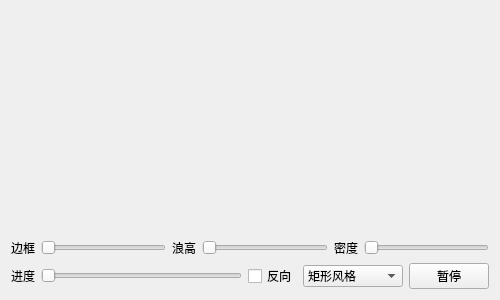
<?xml version="1.0" encoding="UTF-8"?>
<ui version="4.0">
 <class>frmProgressWater</class>
 <widget class="QWidget" name="frmProgressWater">
  <property name="geometry">
   <rect>
    <x>0</x>
    <y>0</y>
    <width>500</width>
    <height>300</height>
   </rect>
  </property>
  <property name="windowTitle">
   <string>Form</string>
  </property>
  <layout class="QGridLayout" name="gridLayout">
   <item row="0" column="0">
    <widget class="ProgressWater" name="progressWater1" native="true">
     <property name="sizePolicy">
      <sizepolicy hsizetype="Preferred" vsizetype="Expanding">
       <horstretch>0</horstretch>
       <verstretch>0</verstretch>
      </sizepolicy>
     </property>
    </widget>
   </item>
   <item row="0" column="1">
    <widget class="ProgressWater" name="progressWater2" native="true">
     <property name="sizePolicy">
      <sizepolicy hsizetype="Preferred" vsizetype="Expanding">
       <horstretch>0</horstretch>
       <verstretch>0</verstretch>
      </sizepolicy>
     </property>
    </widget>
   </item>
   <item row="1" column="0" colspan="2">
    <layout class="QHBoxLayout" name="horizontalLayout">
     <item>
      <widget class="QLabel" name="labBorderWidth">
       <property name="text">
        <string>边框</string>
       </property>
      </widget>
     </item>
     <item>
      <widget class="QSlider" name="sliderBorderWidth">
       <property name="sizePolicy">
        <sizepolicy hsizetype="Expanding" vsizetype="Fixed">
         <horstretch>0</horstretch>
         <verstretch>0</verstretch>
        </sizepolicy>
       </property>
       <property name="maximum">
        <number>20</number>
       </property>
       <property name="orientation">
        <enum>Qt::Horizontal</enum>
       </property>
      </widget>
     </item>
     <item>
      <widget class="QLabel" name="labWaterHeight">
       <property name="text">
        <string>浪高</string>
       </property>
      </widget>
     </item>
     <item>
      <widget class="QSlider" name="sliderWaterHeight">
       <property name="sizePolicy">
        <sizepolicy hsizetype="Expanding" vsizetype="Fixed">
         <horstretch>0</horstretch>
         <verstretch>0</verstretch>
        </sizepolicy>
       </property>
       <property name="maximum">
        <number>10</number>
       </property>
       <property name="orientation">
        <enum>Qt::Horizontal</enum>
       </property>
      </widget>
     </item>
     <item>
      <widget class="QLabel" name="labWaterDensity">
       <property name="text">
        <string>密度</string>
       </property>
      </widget>
     </item>
     <item>
      <widget class="QSlider" name="sliderWaterDensity">
       <property name="sizePolicy">
        <sizepolicy hsizetype="Expanding" vsizetype="Fixed">
         <horstretch>0</horstretch>
         <verstretch>0</verstretch>
        </sizepolicy>
       </property>
       <property name="maximum">
        <number>10</number>
       </property>
       <property name="orientation">
        <enum>Qt::Horizontal</enum>
       </property>
      </widget>
     </item>
    </layout>
   </item>
   <item row="2" column="0" colspan="2">
    <layout class="QHBoxLayout" name="horizontalLayout_2">
     <item>
      <widget class="QLabel" name="labValue">
       <property name="text">
        <string>进度</string>
       </property>
      </widget>
     </item>
     <item>
      <widget class="QSlider" name="sliderValue">
       <property name="sizePolicy">
        <sizepolicy hsizetype="Expanding" vsizetype="Fixed">
         <horstretch>0</horstretch>
         <verstretch>0</verstretch>
        </sizepolicy>
       </property>
       <property name="maximum">
        <number>100</number>
       </property>
       <property name="orientation">
        <enum>Qt::Horizontal</enum>
       </property>
      </widget>
     </item>
     <item>
      <widget class="QCheckBox" name="ckReverse">
       <property name="text">
        <string>反向</string>
       </property>
      </widget>
     </item>
     <item>
      <widget class="QComboBox" name="cboxPercentStyle">
       <property name="minimumSize">
        <size>
         <width>100</width>
         <height>0</height>
        </size>
       </property>
       <item>
        <property name="text">
         <string>矩形风格</string>
        </property>
       </item>
       <item>
        <property name="text">
         <string>圆形风格</string>
        </property>
       </item>
       <item>
        <property name="text">
         <string>椭圆风格</string>
        </property>
       </item>
       <item>
        <property name="text">
         <string>圆柱风格</string>
        </property>
       </item>
      </widget>
     </item>
     <item>
      <widget class="QPushButton" name="btnPause">
       <property name="text">
        <string>暂停</string>
       </property>
      </widget>
     </item>
    </layout>
   </item>
  </layout>
 </widget>
 <customwidgets>
  <customwidget>
   <class>ProgressWater</class>
   <extends>QWidget</extends>
   <header location="global">progresswater.h</header>
   <container>1</container>
  </customwidget>
 </customwidgets>
 <resources/>
 <connections/>
</ui>
